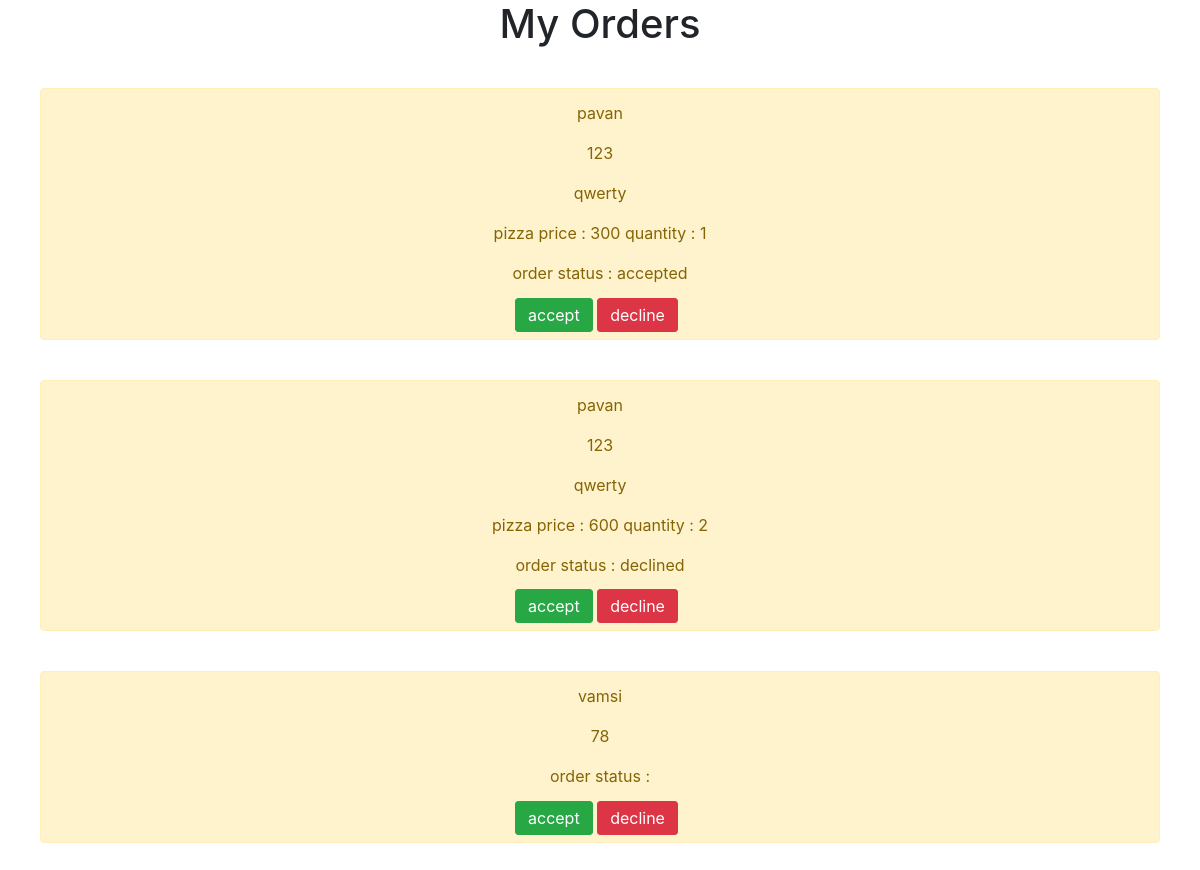
The page /adminorders/ on the database its author committed.
### pizzaapp/models.py (models this page shows)
class OrderModel(models.Model):
	username = models.CharField(max_length = 10)
	phoneno = models.CharField(max_length = 10)
	address = models.CharField(max_length = 10)
	ordereditems = models.CharField(max_length = 10)
	status = models.CharField(max_length = 10)

### pizzaapp/views.py (the view)
# urls.py: path('adminorders/',adminorders),
def adminorders(request):
	orders = OrderModel.objects.all()
	context = {'orders' : orders}
	return render(request,'pizzaapp/adminorders.html',context)

### templates/pizzaapp/adminorders.html
{% extends 'base.html' %}
{% block content %}
<h1 style="text-align: center">My Orders</h1>
{% for order in orders %}
<div style="margin: 40px" class="alert alert-warning" role = "alert">
	<p style="text-align: center;">{{order.username}}</p>
	<p style="text-align: center;">{{order.phoneno}}</p>
	<p style="text-align: center;">{{order.address}}</p>
	<p style="text-align: center;">{{order.ordereditems}}</p>
	<p style="text-align: center;">order status : {{order.status}}</p>
	<div class="container" style="width: 200px;margin: auto">
		<a href="/acceptorder/{{order.id}}/" style="display: inline;" class="btn btn-success">accept</a>
	<a href="/declineorder/{{order.id}}/" style="display: inline" class="btn btn-danger">decline</a>
	</div>
</div>
{% endfor %}
{% endblock %}

### templates/base.html (shortened to what this page needs)
<!DOCTYPE html>
<html>
<head>
	<link rel="stylesheet" href="https://stackpath.bootstrapcdn.com/bootstrap/4.5.0/css/bootstrap.min.css">
</head>
<body>
{% block content %}
{% endblock %}
</body>
</html>

### rows shown on the page
OrderModel: username "pavan", phoneno "123", address "qwerty", ordereditems "pizza price : 300 quantity : 1", status "accepted"
OrderModel: username "pavan", phoneno "123", address "qwerty", ordereditems "pizza price : 600 quantity : 2", status "declined"
OrderModel: username "vamsi", phoneno "78"
